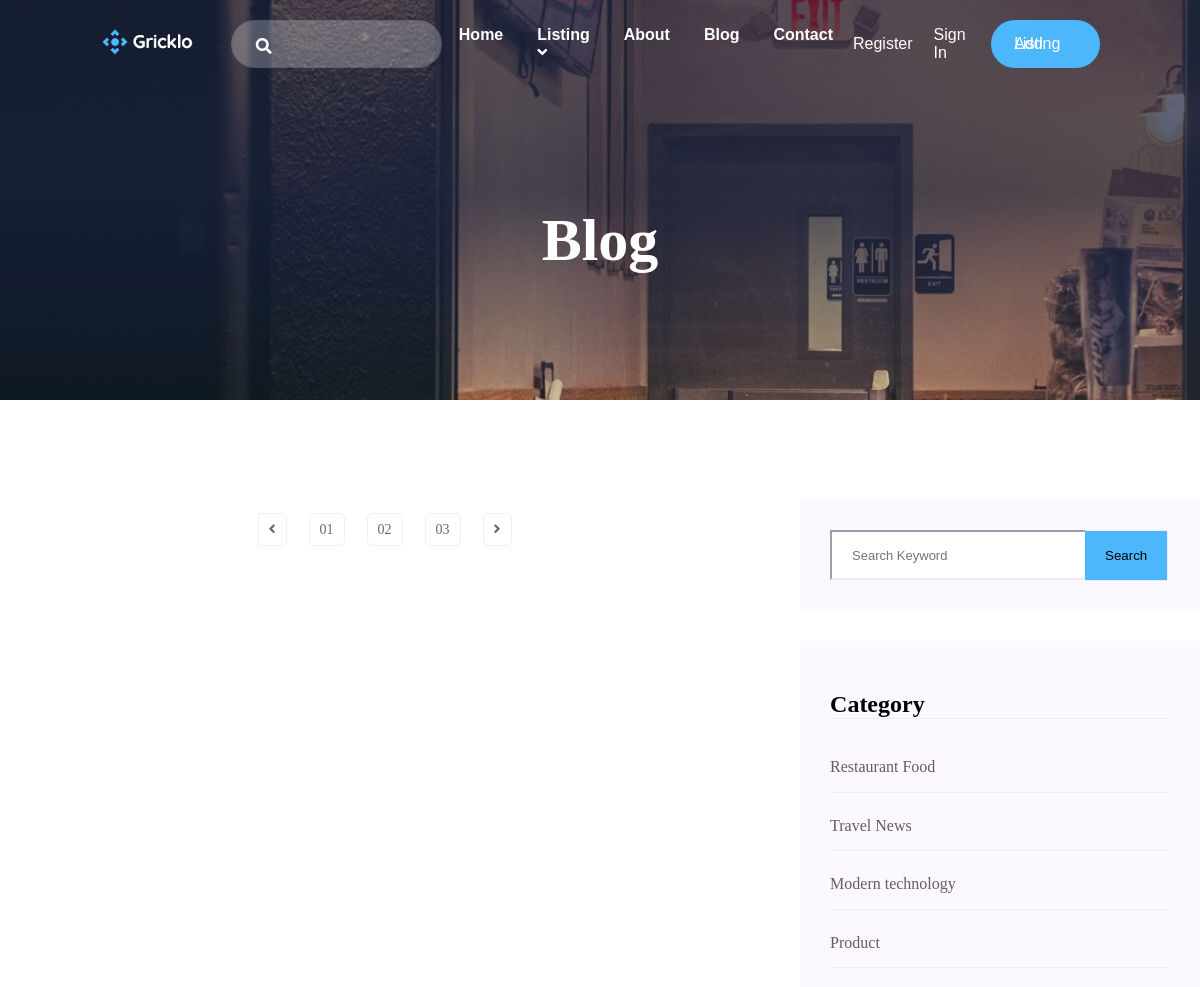
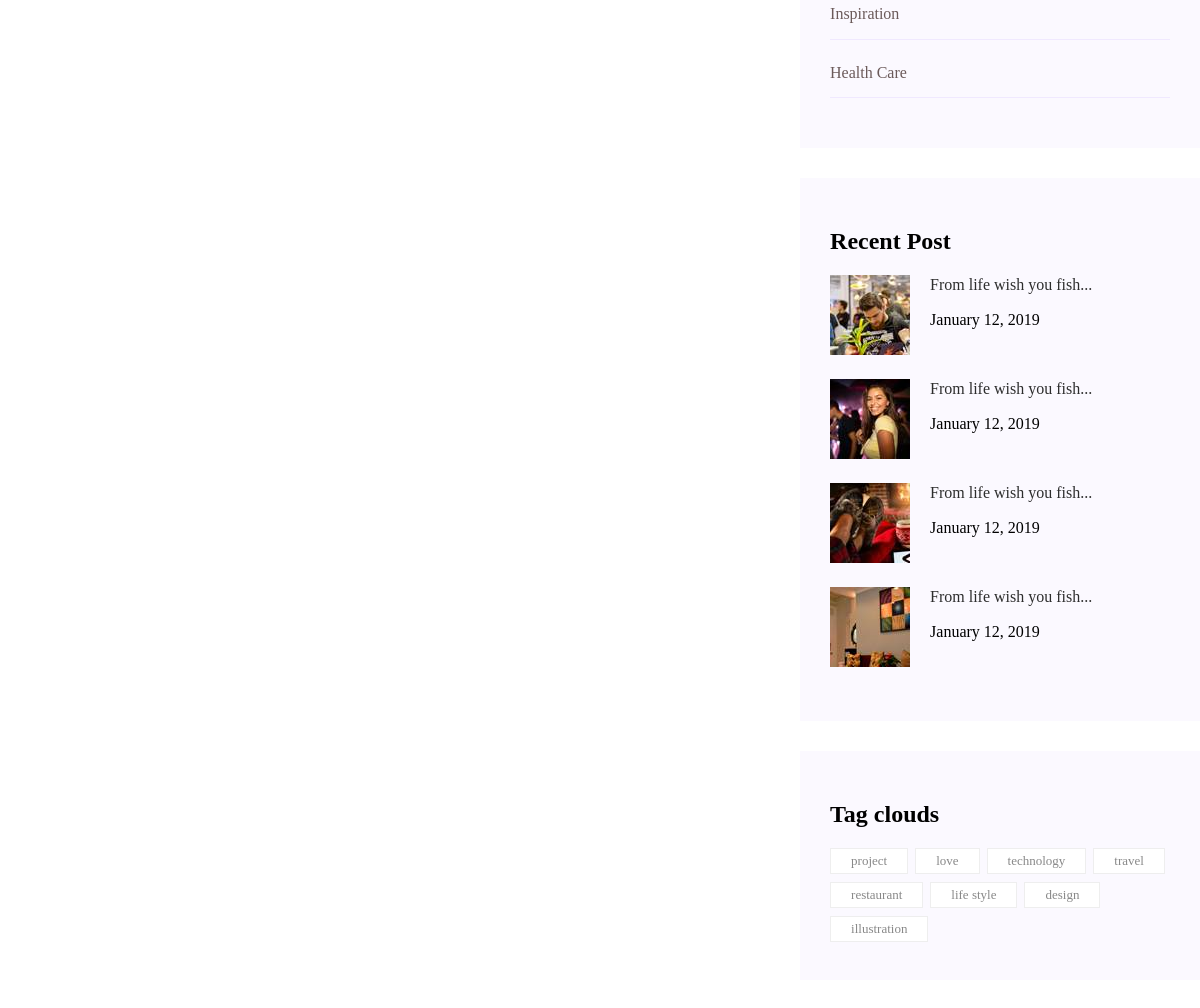
The app's page /blog (upper part), older data (2 pictures, top to bottom).
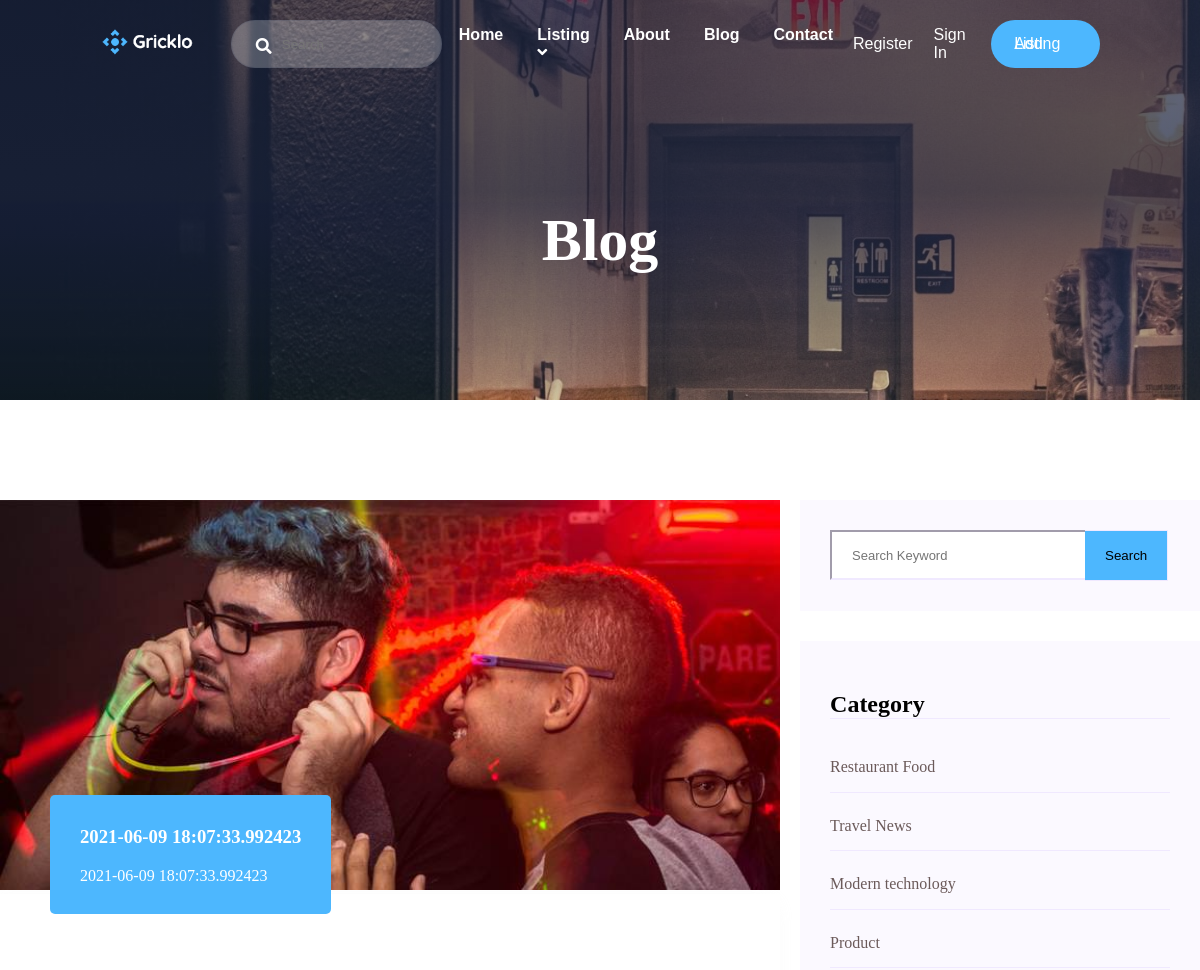
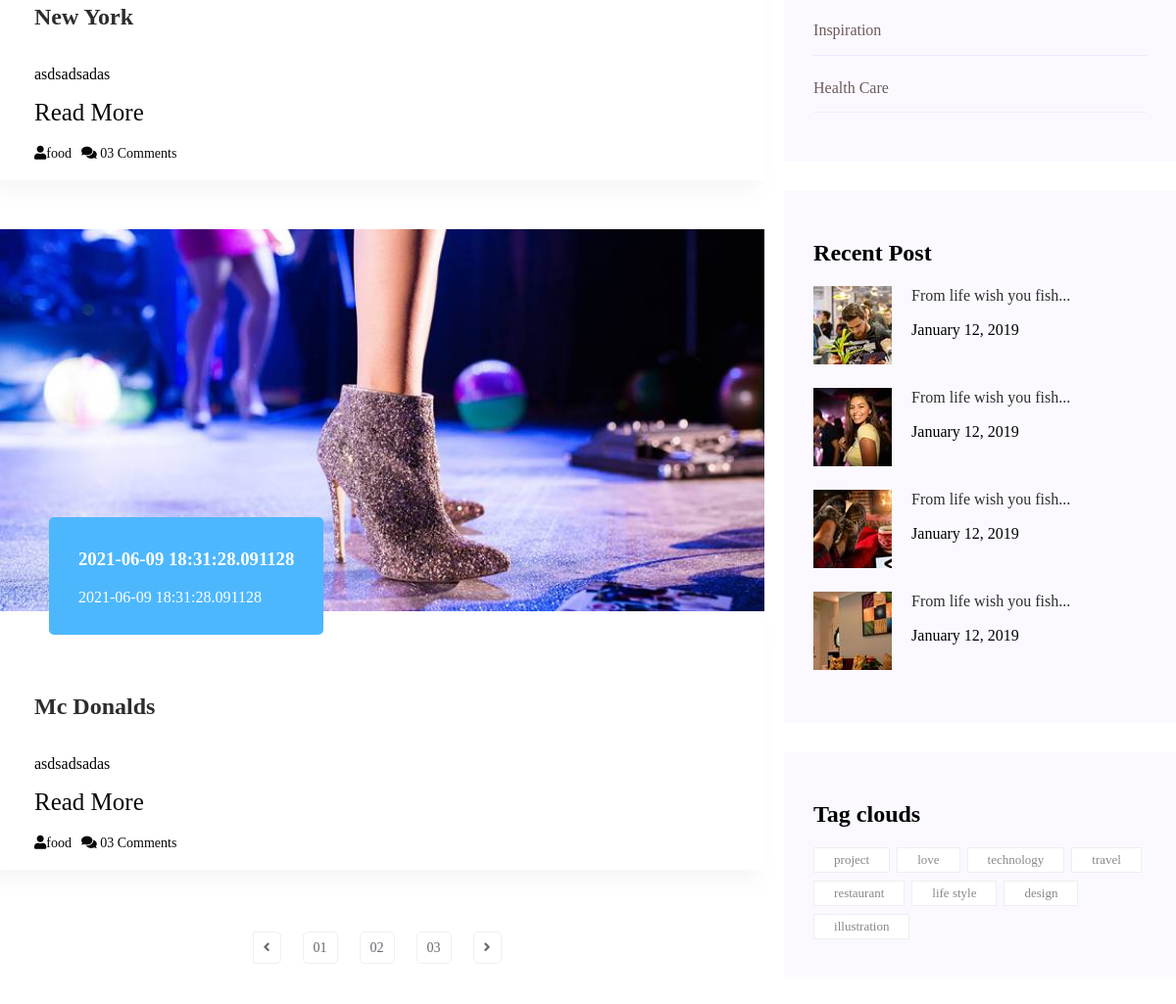
The same page, newer data (2 pictures, top to bottom).
### gricklo/models.py (models this page shows, shortened)
class Blog(db.Model):
    __tablename__ = "blog"
    id = db.Column(db.Integer, primary_key=True)
    title = db.Column(db.String(50),nullable=False)
    short_description = db.Column(db.String(50),nullable=False)
    description = db.Column(db.Text, nullable=False)
    blog_posted = db.Column(db.DateTime, default=datetime.utcnow)
    image = db.Column(db.String(20), default = "default.png")
    category = db.Column(db.Integer, db.ForeignKey('blogcategory.id'), nullable=False)
    customer =db.Column(db.Integer, db.ForeignKey('user.id'), nullable=False)

class BlogCategory(db.Model):
    __tablename__ = "blogcategory"
    id = db.Column(db.Integer, primary_key = True)
    title = db.Column(db.String(50),nullable = False)
    blog =db.relationship('Blog', backref='categories',lazy=True)

### gricklo/controlers.py (the view)
@app.route("/blog")
def blog():
    blogs=Blog.query.all()
    return render_template("blog.html" , blogs=blogs)

### gricklo/templates/blog.html (shortened to what the changed rows need)
<!DOCTYPE html>
<html lang="en">
<head>
    <link rel="stylesheet" href="{{url_for('static',filename='css/blog.css')}}">
</head>
<body>
    {% extends "layout.html"%}
    {% block content %}
    <main>
        <div class="bg-blog d-flex align-items-center justify-content hero-overly">
            <div class="blog-text ">
                <h2>Blog</h2>
            </div>
        </div>
        <section class="blog-area section-padding">
            <div class="container">
                <div class="row">
                    <div class="col-8">
                        <div class="blog-left-sidebar">
                            {% for blog in blogs%}
                            <div class="blog-item">
                                <div class="blog-item-img ">
                                    <img src="/static/uploads/{{blog.image}}" alt="">
                                    <a href="" class="blog-item-date">
                                        <h3>{{blog.blog_posted}}</h3>
                                        <p>{{blog.blog_posted}}</p>
                                    </a>
                                </div>
                                <div class="blog-details">
                                    <a href="">
                                        <h2 class="blog-head" style="color: #2d2d2d;">{{blog.title}}</h2>
                                    </a>
                                    <p>{{blog.short_description}}</p>
                                    <a href="{{url_for('blogdetails', id=blog.id)}}" style="margin-bottom: 20px;font-size: 25px;">Read More</a>
                                    <ul class="blog-info-link">
                                        <li><a href="#"><i class="fa fa-user"></i>{{blog.categories.title}}</a></li>
                                        <li><a href="#"><i class="fa fa-comments"></i> 03 Comments</a></li>
                                    </ul>
                                </div>
                            </div>
                            {% endfor%}
                        </div>
                    </div>
                    <div class="col-4 ml-20">
                        <div class="blog-right-sidebar">
                            <div class="side-category">
                                <h2 class="mb-35">Category</h2>
                            </div>
                            <div class="side-post">
                                <h2>Recent Post</h2>
                            </div>
                            <div class="tag-clouds">
                                <h2>Tag clouds</h2>
                            </div>
                        </div>
                    </div>
                </div>
            </div>
            </div>
    {% endblock %}

Row changes from the older to the newer data that the page shows:
added Blog: image (picture), blog_posted "2021-06-09 18:07:33.992423", title "New York", short_description "asdsadsadas", categories "food"
added Blog: image (picture), blog_posted "2021-06-09 18:31:28.091128", title "Mc Donalds", short_description "asdsadsadas", categories "food"
